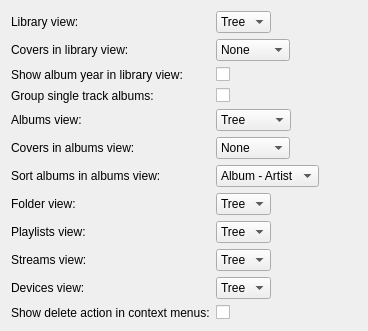
<?xml version="1.0" encoding="UTF-8"?>
<ui version="4.0">
 <class>InterfaceSettings</class>
 <widget class="QWidget" name="InterfaceSettings">
  <property name="geometry">
   <rect>
    <x>0</x>
    <y>0</y>
    <width>368</width>
    <height>300</height>
   </rect>
  </property>
  <property name="windowTitle">
   <string>Form</string>
  </property>
  <layout class="QFormLayout" name="formLayout">
   <property name="fieldGrowthPolicy">
    <enum>QFormLayout::ExpandingFieldsGrow</enum>
   </property>
   <item row="0" column="0">
    <widget class="QLabel" name="label">
     <property name="text">
      <string>Library view:</string>
     </property>
     <property name="buddy">
      <cstring>libraryView</cstring>
     </property>
    </widget>
   </item>
   <item row="0" column="1">
    <widget class="QComboBox" name="libraryView">
     <item>
      <property name="text">
       <string>Tree</string>
      </property>
     </item>
     <item>
      <property name="text">
       <string>List</string>
      </property>
     </item>
    </widget>
   </item>
   <item row="1" column="0">
    <widget class="QLabel" name="label_5b">
     <property name="text">
      <string>Covers in library view:</string>
     </property>
     <property name="buddy">
      <cstring>libraryCoverSize</cstring>
     </property>
    </widget>
   </item>
   <item row="1" column="1">
    <widget class="QComboBox" name="libraryCoverSize">
     <item>
      <property name="text">
       <string>None</string>
      </property>
     </item>
     <item>
      <property name="text">
       <string>Small</string>
      </property>
     </item>
     <item>
      <property name="text">
       <string>Medium</string>
      </property>
     </item>
     <item>
      <property name="text">
       <string>Large</string>
      </property>
     </item>
    </widget>
   </item>
   <item row="2" column="0">
    <widget class="QLabel" name="label_6">
     <property name="text">
      <string>Show album year in library view:</string>
     </property>
     <property name="buddy">
      <cstring>libraryYear</cstring>
     </property>
    </widget>
   </item>
   <item row="2" column="1">
    <widget class="QCheckBox" name="libraryYear">
     <property name="text">
      <string/>
     </property>
    </widget>
   </item>
   <item row="3" column="0">
    <widget class="QLabel" name="label_7">
     <property name="text">
      <string>Group single track albums:</string>
     </property>
     <property name="buddy">
      <cstring>groupSingle</cstring>
     </property>
    </widget>
   </item>
   <item row="3" column="1">
    <widget class="QCheckBox" name="groupSingle">
     <property name="text">
      <string/>
     </property>
    </widget>
   </item>
   <item row="4" column="0">
    <widget class="QLabel" name="label_3a">
     <property name="text">
      <string>Albums view:</string>
     </property>
     <property name="buddy">
      <cstring>albumsView</cstring>
     </property>
    </widget>
   </item>
   <item row="4" column="1">
    <widget class="QComboBox" name="albumsView">
     <item>
      <property name="text">
       <string>Tree</string>
      </property>
     </item>
     <item>
      <property name="text">
       <string>List</string>
      </property>
     </item>
     <item>
      <property name="text">
       <string>Icon/List</string>
      </property>
     </item>
    </widget>
   </item>
   <item row="5" column="0">
    <widget class="QLabel" name="label_5c">
     <property name="text">
      <string>Covers in albums view:</string>
     </property>
     <property name="buddy">
      <cstring>albumsCoverSize</cstring>
     </property>
    </widget>
   </item>
   <item row="5" column="1">
    <widget class="QComboBox" name="albumsCoverSize">
     <item>
      <property name="text">
       <string>None</string>
      </property>
     </item>
     <item>
      <property name="text">
       <string>Small</string>
      </property>
     </item>
     <item>
      <property name="text">
       <string>Medium</string>
      </property>
     </item>
     <item>
      <property name="text">
       <string>Large</string>
      </property>
     </item>
    </widget>
   </item>
   <item row="6" column="0">
    <widget class="QLabel" name="label_5x">
     <property name="text">
      <string>Sort albums in albums view:</string>
     </property>
     <property name="buddy">
      <cstring>albumsCoverSize</cstring>
     </property>
    </widget>
   </item>
   <item row="6" column="1">
    <widget class="QComboBox" name="albumFirst">
     <item>
      <property name="text">
       <string>Album - Artist</string>
      </property>
     </item>
     <item>
      <property name="text">
       <string>Artist - Album</string>
      </property>
     </item>
    </widget>
   </item>
   <item row="7" column="0">
    <widget class="QLabel" name="label_2">
     <property name="text">
      <string>Folder view:</string>
     </property>
     <property name="buddy">
      <cstring>folderView</cstring>
     </property>
    </widget>
   </item>
   <item row="7" column="1">
    <widget class="QComboBox" name="folderView">
     <item>
      <property name="text">
       <string>Tree</string>
      </property>
     </item>
     <item>
      <property name="text">
       <string>List</string>
      </property>
     </item>
    </widget>
   </item>
   <item row="8" column="0">
    <widget class="QLabel" name="label_3">
     <property name="text">
      <string>Playlists view:</string>
     </property>
     <property name="buddy">
      <cstring>playlistsView</cstring>
     </property>
    </widget>
   </item>
   <item row="8" column="1">
    <widget class="QComboBox" name="playlistsView">
     <item>
      <property name="text">
       <string>Tree</string>
      </property>
     </item>
     <item>
      <property name="text">
       <string>List</string>
      </property>
     </item>
    </widget>
   </item>
   <item row="9" column="0">
    <widget class="QLabel" name="label_x">
     <property name="text">
      <string>Streams view:</string>
     </property>
     <property name="buddy">
      <cstring>streamsView</cstring>
     </property>
    </widget>
   </item>
   <item row="9" column="1">
    <widget class="QComboBox" name="streamsView">
     <item>
      <property name="text">
       <string>Tree</string>
      </property>
     </item>
     <item>
      <property name="text">
       <string>List</string>
      </property>
     </item>
    </widget>
   </item>
   <item row="10" column="0">
    <widget class="QLabel" name="devicesViewLabel">
     <property name="text">
      <string>Devices view:</string>
     </property>
     <property name="buddy">
      <cstring>devicesView</cstring>
     </property>
    </widget>
   </item>
   <item row="10" column="1">
    <widget class="QComboBox" name="devicesView">
     <item>
      <property name="text">
       <string>Tree</string>
      </property>
     </item>
     <item>
      <property name="text">
       <string>List</string>
      </property>
     </item>
    </widget>
   </item>
   <item row="11" column="0">
    <widget class="QLabel" name="showDeleteActionLabel">
     <property name="text">
      <string>Show delete action in context menus:</string>
     </property>
     <property name="buddy">
      <cstring>showDeleteAction</cstring>
     </property>
    </widget>
   </item>
   <item row="11" column="1">
    <widget class="QCheckBox" name="showDeleteAction">
     <property name="text">
      <string/>
     </property>
    </widget>
   </item>
  </layout>
 </widget>
 <tabstops>
  <tabstop>libraryView</tabstop>
  <tabstop>libraryCoverSize</tabstop>
  <tabstop>libraryYear</tabstop>
  <tabstop>groupSingle</tabstop>
  <tabstop>albumsView</tabstop>
  <tabstop>albumsCoverSize</tabstop>
  <tabstop>albumFirst</tabstop>
  <tabstop>folderView</tabstop>
  <tabstop>playlistsView</tabstop>
  <tabstop>streamsView</tabstop>
  <tabstop>devicesView</tabstop>
  <tabstop>showDeleteAction</tabstop>
 </tabstops>
 <resources/>
 <connections/>
</ui>
